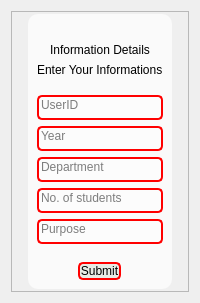
         <widget class="QWidget" name="infopage">
          <layout class="QVBoxLayout" name="verticalLayout_13">
           <item>
            <widget class="QFrame" name="frame_19">
             <property name="frameShape">
              <enum>QFrame::StyledPanel</enum>
             </property>
             <property name="frameShadow">
              <enum>QFrame::Raised</enum>
             </property>
             <layout class="QVBoxLayout" name="verticalLayout_19">
              <property name="spacing">
               <number>0</number>
              </property>
              <property name="leftMargin">
               <number>0</number>
              </property>
              <property name="topMargin">
               <number>0</number>
              </property>
              <property name="rightMargin">
               <number>0</number>
              </property>
              <property name="bottomMargin">
               <number>0</number>
              </property>
              <item>
               <widget class="QFrame" name="frame_20">
                <property name="sizePolicy">
                 <sizepolicy hsizetype="Preferred" vsizetype="Expanding">
                  <horstretch>0</horstretch>
                  <verstretch>0</verstretch>
                 </sizepolicy>
                </property>
                <property name="styleSheet">
                 <string notr="true">background-color: rgba(0, 0, 0, 0);</string>
                </property>
                <property name="frameShape">
                 <enum>QFrame::StyledPanel</enum>
                </property>
                <property name="frameShadow">
                 <enum>QFrame::Raised</enum>
                </property>
                <layout class="QVBoxLayout" name="verticalLayout_14">
                 <property name="spacing">
                  <number>0</number>
                 </property>
                 <property name="leftMargin">
                  <number>0</number>
                 </property>
                 <property name="topMargin">
                  <number>0</number>
                 </property>
                 <property name="rightMargin">
                  <number>0</number>
                 </property>
                 <property name="bottomMargin">
                  <number>0</number>
                 </property>
                 <item>
                  <widget class="QFrame" name="frame_25">
                   <property name="sizePolicy">
                    <sizepolicy hsizetype="Preferred" vsizetype="Expanding">
                     <horstretch>0</horstretch>
                     <verstretch>0</verstretch>
                    </sizepolicy>
                   </property>
                   <property name="frameShape">
                    <enum>QFrame::StyledPanel</enum>
                   </property>
                   <property name="frameShadow">
                    <enum>QFrame::Raised</enum>
                   </property>
                   <layout class="QHBoxLayout" name="horizontalLayout_9">
                    <property name="spacing">
                     <number>0</number>
                    </property>
                    <property name="leftMargin">
                     <number>0</number>
                    </property>
                    <property name="topMargin">
                     <number>0</number>
                    </property>
                    <property name="rightMargin">
                     <number>0</number>
                    </property>
                    <property name="bottomMargin">
                     <number>0</number>
                    </property>
                    <item>
                     <widget class="QFrame" name="frame_26">
                      <property name="frameShape">
                       <enum>QFrame::StyledPanel</enum>
                      </property>
                      <property name="frameShadow">
                       <enum>QFrame::Raised</enum>
                      </property>
                     </widget>
                    </item>
                    <item>
                     <widget class="QFrame" name="frame_27">
                      <property name="styleSheet">
                       <string notr="true">border-radius:10px;
background-color: rgba(250, 250,250, 250);</string>
                      </property>
                      <property name="frameShape">
                       <enum>QFrame::StyledPanel</enum>
                      </property>
                      <property name="frameShadow">
                       <enum>QFrame::Raised</enum>
                      </property>
                      <layout class="QVBoxLayout" name="verticalLayout_15">
                       <property name="spacing">
                        <number>0</number>
                       </property>
                       <property name="leftMargin">
                        <number>0</number>
                       </property>
                       <property name="topMargin">
                        <number>0</number>
                       </property>
                       <property name="rightMargin">
                        <number>0</number>
                       </property>
                       <property name="bottomMargin">
                        <number>0</number>
                       </property>
                       <item>
                        <widget class="QFrame" name="frame_28">
                         <property name="styleSheet">
                          <string notr="true">background-color: rgba(0, 0, 0, 0);</string>
                         </property>
                         <property name="frameShape">
                          <enum>QFrame::StyledPanel</enum>
                         </property>
                         <property name="frameShadow">
                          <enum>QFrame::Raised</enum>
                         </property>
                         <layout class="QVBoxLayout" name="verticalLayout_16">
                          <item alignment="Qt::AlignVCenter">
                           <widget class="QPushButton" name="Icon">
                            <property name="styleSheet">
                             <string notr="true">border: none;
background-color: rgba(0, 0, 0, 0);</string>
                            </property>
                            <property name="text">
                             <string/>
                            </property>
                            <property name="icon">
                             <iconset resource="attachments/icons.qrc">
                              <normaloff>:/icons/align-left.svg</normaloff>:/icons/align-left.svg</iconset>
                            </property>
                            <property name="iconSize">
                             <size>
                              <width>50</width>
                              <height>80</height>
                             </size>
                            </property>
                           </widget>
                          </item>
                          <item alignment="Qt::AlignHCenter|Qt::AlignVCenter">
                           <widget class="QLabel" name="label_9">
                            <property name="styleSheet">
                             <string notr="true">font: 16pt &quot;Copperplate Gothic Bold&quot;;
background-color: rgba(0, 0, 0, 0);
color: rgb(0, 0, 0);</string>
                            </property>
                            <property name="text">
                             <string>Information Details</string>
                            </property>
                           </widget>
                          </item>
                          <item alignment="Qt::AlignHCenter|Qt::AlignVCenter">
                           <widget class="QLabel" name="label_10">
                            <property name="styleSheet">
                             <string notr="true">font: 75 12pt &quot;Courier New&quot;;
background-color: rgba(0, 0, 0,0);
color: rgb(0, 0, 0);</string>
                            </property>
                            <property name="text">
                             <string>Enter Your Informations</string>
                            </property>
                           </widget>
                          </item>
                         </layout>
                        </widget>
                       </item>
                       <item>
                        <widget class="QFrame" name="frame_29">
                         <property name="sizePolicy">
                          <sizepolicy hsizetype="Preferred" vsizetype="Expanding">
                           <horstretch>0</horstretch>
                           <verstretch>0</verstretch>
                          </sizepolicy>
                         </property>
                         <property name="styleSheet">
                          <string notr="true">background-color: rgba(0, 0, 0, 0);</string>
                         </property>
                         <property name="frameShape">
                          <enum>QFrame::StyledPanel</enum>
                         </property>
                         <property name="frameShadow">
                          <enum>QFrame::Raised</enum>
                         </property>
                         <layout class="QGridLayout" name="gridLayout_6">
                          <item row="0" column="0">
                           <widget class="QLineEdit" name="lineEdit_9">
                            <property name="sizePolicy">
                             <sizepolicy hsizetype="Preferred" vsizetype="Fixed">
                              <horstretch>0</horstretch>
                              <verstretch>0</verstretch>
                             </sizepolicy>
                            </property>
                            <property name="styleSheet">
                             <string notr="true">font: 75 14pt &quot;Courier New&quot;;


border:none;


	background-color:rgba(255, 255, 255,100);
border: 2px solid red;

padding-bottom:5px;

border-radius:5px;</string>
                            </property>
                            <property name="placeholderText">
                             <string>UserID</string>
                            </property>
                           </widget>
                          </item>
                          <item row="1" column="0">
                           <widget class="QLineEdit" name="lineEdit_10">
                            <property name="sizePolicy">
                             <sizepolicy hsizetype="Preferred" vsizetype="Fixed">
                              <horstretch>0</horstretch>
                              <verstretch>0</verstretch>
                             </sizepolicy>
                            </property>
                            <property name="styleSheet">
                             <string notr="true">font: 75 14pt &quot;Courier New&quot;;


border:none;
border: 2px solid red;

	background-color:rgba(255, 255, 255,100);

padding-bottom:5px;

border-radius:5px;</string>
                            </property>
                            <property name="placeholderText">
                             <string>Year</string>
                            </property>
                           </widget>
                          </item>
                          <item row="2" column="0">
                           <widget class="QLineEdit" name="lineEdit_11">
                            <property name="sizePolicy">
                             <sizepolicy hsizetype="Preferred" vsizetype="Fixed">
                              <horstretch>0</horstretch>
                              <verstretch>0</verstretch>
                             </sizepolicy>
                            </property>
                            <property name="styleSheet">
                             <string notr="true">font: 75 14pt &quot;Courier New&quot;;


border:none;
border: 2px solid red;

	background-color:rgba(255, 255, 255,100);

padding-bottom:5px;

border-radius:5px;</string>
                            </property>
                            <property name="placeholderText">
                             <string>Department</string>
                            </property>
                           </widget>
                          </item>
                          <item row="3" column="0">
                           <widget class="QLineEdit" name="lineEdit_12">
                            <property name="sizePolicy">
                             <sizepolicy hsizetype="Preferred" vsizetype="Fixed">
                              <horstretch>0</horstretch>
                              <verstretch>0</verstretch>
                             </sizepolicy>
                            </property>
                            <property name="styleSheet">
                             <string notr="true">font: 75 14pt &quot;Courier New&quot;;


border:none;

border: 2px solid red;
	background-color:rgba(255, 255, 255,100);


padding-bottom:5px;

border-radius:5px;</string>
                            </property>
                            <property name="placeholderText">
                             <string>No. of students</string>
                            </property>
                           </widget>
                          </item>
                          <item row="4" column="0">
                           <widget class="QLineEdit" name="lineEdit_13">
                            <property name="sizePolicy">
                             <sizepolicy hsizetype="Preferred" vsizetype="Fixed">
                              <horstretch>0</horstretch>
                              <verstretch>0</verstretch>
                             </sizepolicy>
                            </property>
                            <property name="styleSheet">
                             <string notr="true">font: 75 14pt &quot;Courier New&quot;;


border:none;

border: 2px solid red;
	background-color:rgba(255, 255, 255,100);


padding-bottom:5px;

border-radius:5px;</string>
                            </property>
                            <property name="placeholderText">
                             <string>Purpose</string>
                            </property>
                           </widget>
                          </item>
                         </layout>
                        </widget>
                       </item>
                       <item>
                        <widget class="QFrame" name="frame_30">
                         <property name="sizePolicy">
                          <sizepolicy hsizetype="Preferred" vsizetype="Preferred">
                           <horstretch>0</horstretch>
                           <verstretch>0</verstretch>
                          </sizepolicy>
                         </property>
                         <property name="styleSheet">
                          <string notr="true">background-color: rgba(0, 0, 0, 0);</string>
                         </property>
                         <property name="frameShape">
                          <enum>QFrame::StyledPanel</enum>
                         </property>
                         <property name="frameShadow">
                          <enum>QFrame::Raised</enum>
                         </property>
                         <layout class="QGridLayout" name="gridLayout_14">
                          <item row="0" column="0" alignment="Qt::AlignHCenter">
                           <widget class="QPushButton" name="infosubmitbutton">
                            <property name="styleSheet">
                             <string notr="true">QPushButton#infosubmitbutton{
 
	background-color:rgb(232, 235, 229);
	font: 75 10pt &quot;Courier New&quot;;
    color: rgb(0,0,0);
    border-radius:5px;
    border: 2px solid red;
}
QPushButton#infosubmitbutton:hover{
    background-color:rgba(0,0,0,200);
    color: rgb(255,255,255);
}
QPushButton#infosubmitbutton:pressed{
    background-color:rgba(0,0,0,200);
}</string>
                            </property>
                            <property name="text">
                             <string>Submit</string>
                            </property>
                            <property name="icon">
                             <iconset resource="attachments/icons.qrc">
                              <normaloff>:/icons/log-in.svg</normaloff>:/icons/log-in.svg</iconset>
                            </property>
                            <property name="iconSize">
                             <size>
                              <width>70</width>
                              <height>30</height>
                             </size>
                            </property>
                           </widget>
                          </item>
                         </layout>
                        </widget>
                       </item>
                      </layout>
                     </widget>
                    </item>
                    <item>
                     <widget class="QFrame" name="frame_31">
                      <property name="frameShape">
                       <enum>QFrame::StyledPanel</enum>
                      </property>
                      <property name="frameShadow">
                       <enum>QFrame::Raised</enum>
                      </property>
                     </widget>
                    </item>
                   </layout>
                  </widget>
                 </item>
                </layout>
               </widget>
              </item>
             </layout>
            </widget>
           </item>
          </layout>
         </widget>
